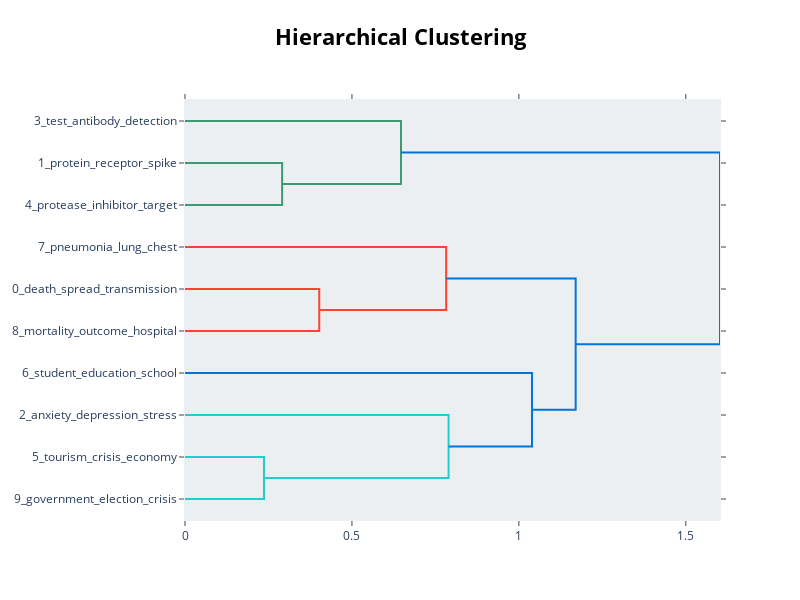

Notebook source saved alongside this figure:
### Code cell
topic_model.visualize_hierarchy(top_n_topics=10, width=800)

### Figure 1 — Plotly figure (JSON) as saved in the notebook; plotly's stock layout.template omitted (floating-point values rounded to 4 significant figures)
{"data": [{"hoverinfo": "text", "marker": {"color": "rgb(61,153,112)"}, "mode": "lines", "type": "scatter", "x": [0, 0.2909, 0.2909, 0], "xaxis": "x", "y": [-15, -15, -25, -25], "yaxis": "y"}, {"hoverinfo": "text", "marker": {"color": "rgb(61,153,112)"}, "mode": "lines", "type": "scatter", "x": [0, 0.6469, 0.6469, 0.2909], "xaxis": "x", "y": [-5, -5, -20, -20], "yaxis": "y"}, {"hoverinfo": "text", "marker": {"color": "rgb(255,65,54)"}, "mode": "lines", "type": "scatter", "x": [0, 0.4021, 0.4021, 0], "xaxis": "x", "y": [-45, -45, -55, -55], "yaxis": "y"}, {"hoverinfo": "text", "marker": {"color": "rgb(255,65,54)"}, "mode": "lines", "type": "scatter", "x": [0, 0.7822, 0.7822, 0.4021], "xaxis": "x", "y": [-35, -35, -50, -50], "yaxis": "y"}, {"hoverinfo": "text", "marker": {"color": "rgb(35,205,205)"}, "mode": "lines", "type": "scatter", "x": [0, 0.2367, 0.2367, 0], "xaxis": "x", "y": [-85, -85, -95, -95], "yaxis": "y"}, {"hoverinfo": "text", "marker": {"color": "rgb(35,205,205)"}, "mode": "lines", "type": "scatter", "x": [0, 0.7895, 0.7895, 0.2367], "xaxis": "x", "y": [-75, -75, -90, -90], "yaxis": "y"}, {"hoverinfo": "text", "marker": {"color": "rgb(0,116,217)"}, "mode": "lines", "type": "scatter", "x": [0, 1.039, 1.039, 0.7895], "xaxis": "x", "y": [-65, -65, -82.5, -82.5], "yaxis": "y"}, {"hoverinfo": "text", "marker": {"color": "rgb(0,116,217)"}, "mode": "lines", "type": "scatter", "x": [0.7822, 1.17, 1.17, 1.039], "xaxis": "x", "y": [-42.5, -42.5, -73.75, -73.75], "yaxis": "y"}, {"hoverinfo": "text", "marker": {"color": "rgb(0,116,217)"}, "mode": "lines", "type": "scatter", "x": [0.6469, 1.602, 1.602, 1.17], "xaxis": "x", "y": [-12.5, -12.5, -58.12, -58.12], "yaxis": "y"}], "layout": {"autosize": false, "height": 600, "hoverlabel": {"bgcolor": "white", "font": {"family": "Rockwell", "size": 16}}, "hovermode": "closest", "plot_bgcolor": "#ECEFF1", "showlegend": false, "title": {"font": {"color": "Black", "size": 22}, "text": "<b>Hierarchical Clustering", "x": 0.5, "xanchor": "center", "y": 0.95, "yanchor": "top"}, "width": 800, "xaxis": {"mirror": "allticks", "rangemode": "tozero", "showgrid": false, "showline": true, "showticklabels": true, "ticks": "outside", "type": "linear", "zeroline": false}, "yaxis": {"mirror": "allticks", "rangemode": "tozero", "showgrid": false, "showline": true, "showticklabels": true, "tickmode": "array", "ticks": "outside", "ticktext": ["3_test_antibody_detection", "1_protein_receptor_spike", "4_protease_inhibitor_target", "7_pneumonia_lung_chest", "0_death_spread_transmission", "8_mortality_outcome_hospital", "6_student_education_school", "2_anxiety_depression_stress", "5_tourism_crisis_economy", "9_government_election_crisis"], "tickvals": [-5, -15, -25, -35, -45, -55, -65, -75, -85, -95], "type": "linear", "zeroline": false}}}
